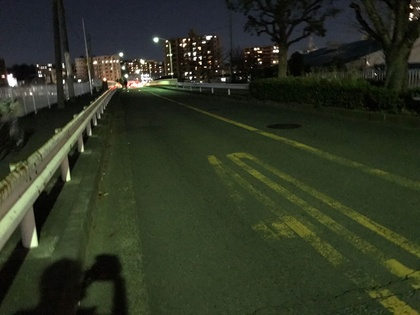
%> input picture data/0.jpg, 420 x 315 px, shrunk from 1280 x 960 before the run
$ octave nsplit.m   (GNU Octave 9; MATLAB toolbox functions it lacks are replaced by stand-ins)
%> lines starting %> are read from the running program, lines starting %| are printed output that depends on the picture; in (x1, y1, x2, y2) boxes, pixels count from 0 and x2, y2 are one past the last pixel; in counts of white or black regions, pixels touching at a corner belong together; the program's own positions count from 1
clear;
rgb_image=imread('0.jpg');
%> rgb_image is the input picture: size 315x420x3 uint8; mean R, G, B 46, 52.5, 35.5
gray_image=rgb2gray(rgb_image);
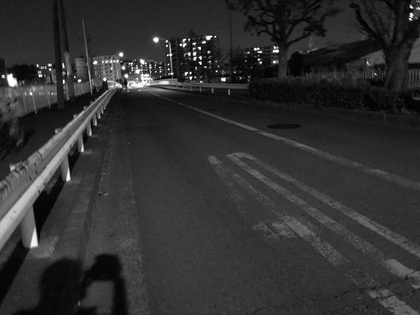
%> gray_image: size 315x420 uint8; min 0, max 255, mean 48.6
figure(1);
imshow(gray_image);

figure(2);
[m,n] = size(gray_image);
%> m = 315; n = 420
dst_bw = zeros(m,n);
n_split = 10;
num=1;
for i = 1:n_split
    for j = 1:n_split
        m_start=1+(i-1)*fix(m/n_split);
        m_end=i*fix(m/n_split);
        n_start=1+(j-1)*fix(n/n_split);
        n_end=j*fix(n/n_split);
        split_gray_image=gray_image(m_start:m_end,n_start:n_end,:); %将每块读入矩阵
        level = graythresh(split_gray_image);
        bw=im2bw(split_gray_image,level);
        dst_bw(m_start:m_end,n_start:n_end,:)=bw;
        num=num+1;
    end
end
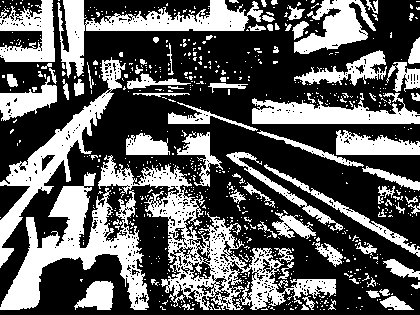
%> dst_bw: size 315x420 double; values 0 (black) and 1 (white), 36.6% white; 694 white regions (610 under 20 px), largest, box (x1, y1, x2, y2) and area: (98, 155, 336, 310) 7972, (0, 172, 149, 310) 7111, (0, 57, 126, 268) 4286
%> after the loop, num = 101
imshow(dst_bw);

$ run again, with data/1.jpg copied over data/0.jpg
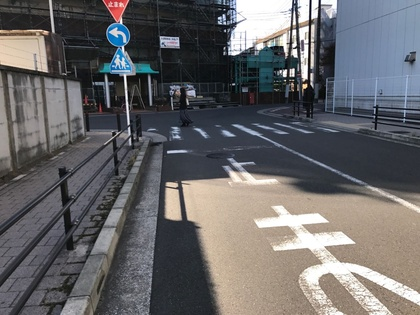
%> input picture data/1.jpg, 420 x 315 px, shrunk from 1280 x 960 before the run
%> rgb_image is the input picture: size 315x420x3 uint8; mean R, G, B 103.7, 102.7, 104.4
%> `gray_image=rgb2gray(rgb_image);`:
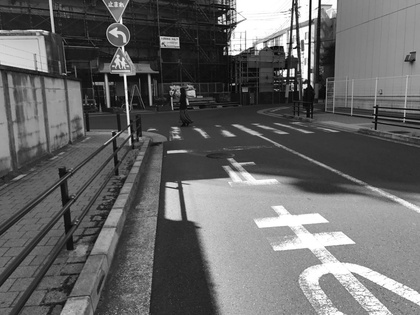
%> gray_image: size 315x420 uint8; min 1, max 255, mean 103.2
%> after the loop `for i = 1:n_split`:
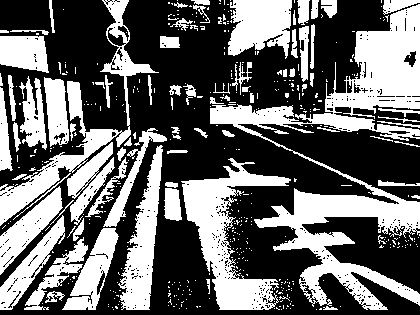
%> dst_bw: size 315x420 double; values 0 (black) and 1 (white), 40.8% white; 456 white regions (377 under 20 px), largest, box (x1, y1, x2, y2) and area: (210, 4, 420, 310) 16649, (181, 158, 291, 310) 5894, (0, 0, 159, 226) 4558
%> after the loop `for i = 1:n_split`: num = 101

$ run again, with data/2.jpg copied over data/0.jpg
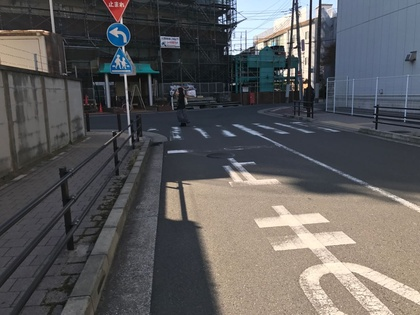
%> input picture data/2.jpg, 420 x 315 px, shrunk from 1280 x 960 before the run
%> rgb_image is the input picture: size 315x420x3 uint8; mean R, G, B 92.9, 91.7, 92.3
%> `gray_image=rgb2gray(rgb_image);`:
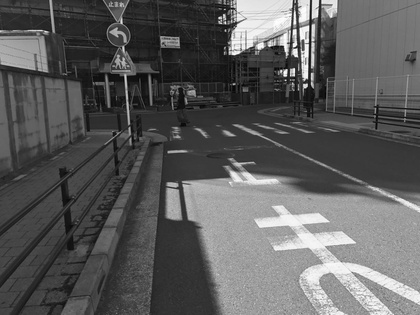
%> gray_image: size 315x420 uint8; min 1, max 254, mean 92.1
%> after the loop `for i = 1:n_split`:
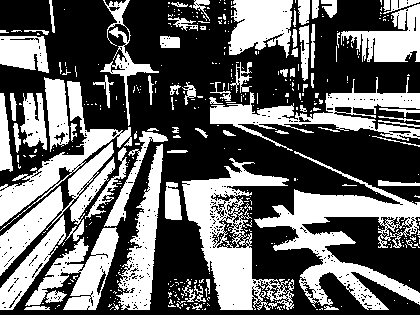
%> dst_bw: size 315x420 double; values 0 (black) and 1 (white), 39.9% white; 406 white regions (331 under 20 px), largest, box (x1, y1, x2, y2) and area: (254, 151, 420, 310) 7665, (182, 158, 294, 310) 6571, (210, 77, 420, 151) 4500
%> after the loop `for i = 1:n_split`: num = 101
